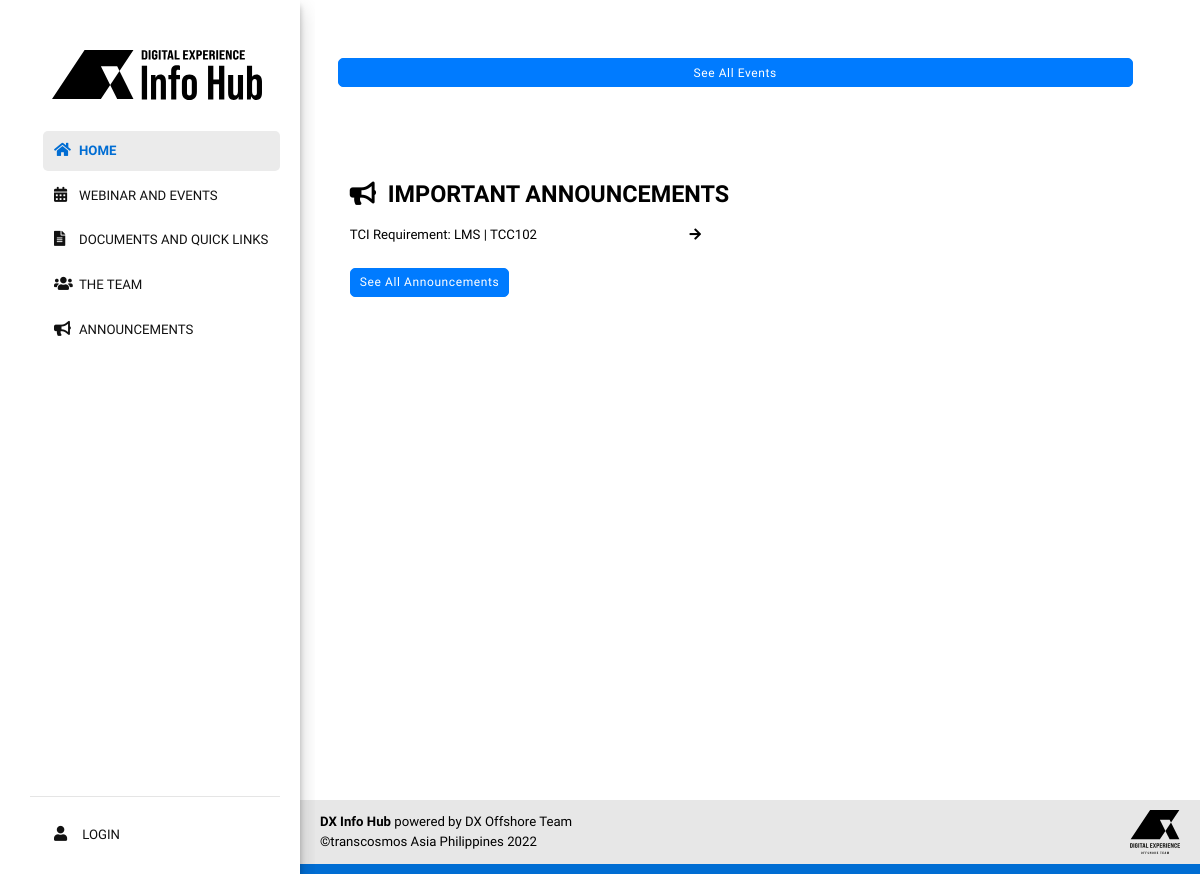
Before: / with the older database file.
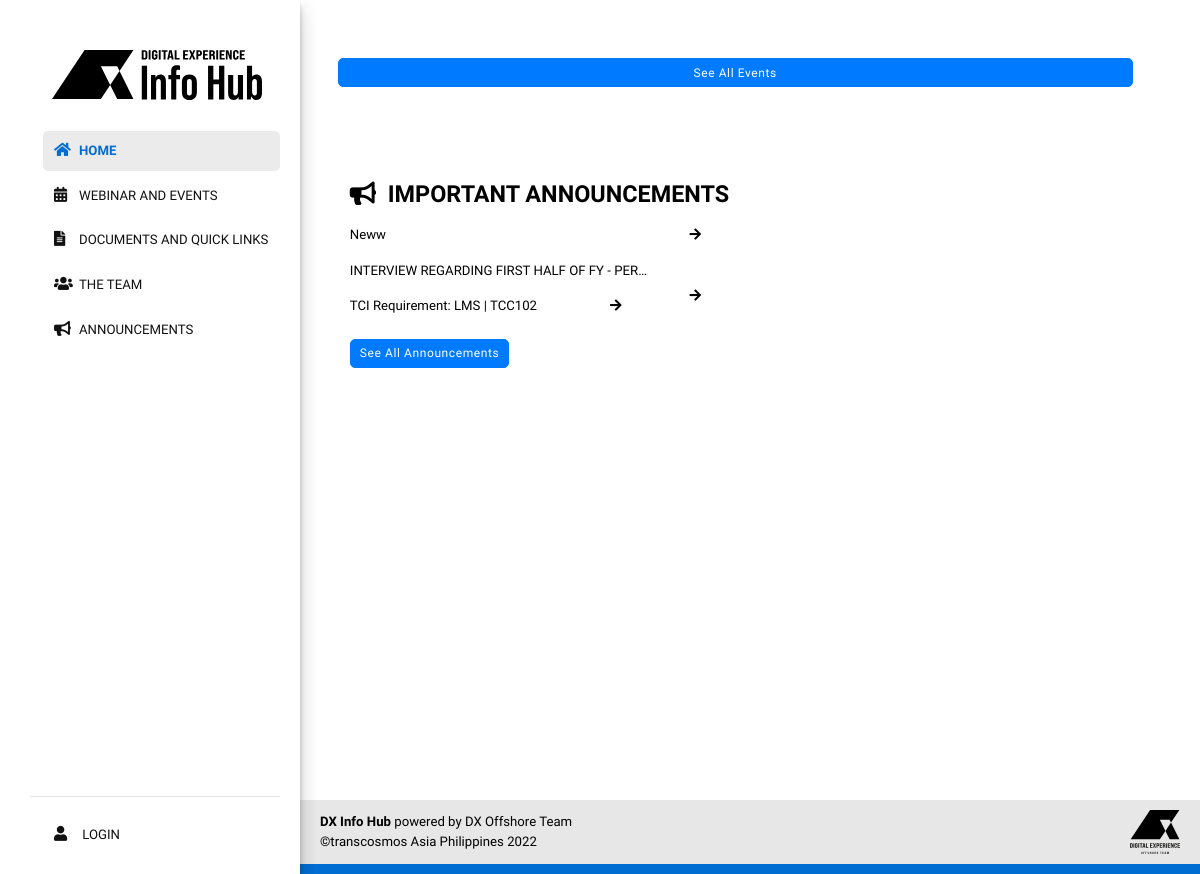
After: the same page with the newer database file.
### tables this page shows
CREATE TABLE `announcements` (
  `id` int(255) UNSIGNED NOT NULL,
  `user_id` int(255) NOT NULL,
  `announcements_title` varchar(255) NOT NULL DEFAULT '',
  `announcements_details` text NOT NULL,
  `announcements_img` varchar(255) NOT NULL,
  `announcements_count` int(1) NOT NULL DEFAULT 0,
  `date_edit` varchar(255) NOT NULL,
  `date_created` varchar(255) DEFAULT NULL,
  `announcements_status` int(255) NOT NULL DEFAULT 0,
  `temp_del` int(11) NOT NULL DEFAULT 0,
  `timestamp` timestamp NOT NULL DEFAULT current_timestamp() ON UPDATE current_timestamp()
);

### index.php (the view, shortened to what this page needs)
<?php
require($_SERVER['DOCUMENT_ROOT'].'/includes/config.php');
?>
<!DOCTYPE html>
<html lang="en">
    <head>
        <?php require($_SERVER['DOCUMENT_ROOT'].'/includes/common/links.php');  ?>
    </head>
  <body id="home">
    <div class="container" style="min-height:100vh;">
        <div class="col-3 col-s-3 menu">
            <?php require($_SERVER['DOCUMENT_ROOT'].'/includes/common/parent-sidebar.php');  ?>
        </div>
        <section class="main-area col-s-9 d-column mb-5 pl-5" >
            <div class="clearfix mb-2">
            </div>
            <a href="/o-webinar-and-events" class="btn btn-block btn-primary">See All Events</a>
        </section>
        <section class="main-area col-s-9 d-column mb-5 pl-5" >
            <div class="announcement mb-5">
                <h2 class="mb-3">
                    <span><i class="fa fa-bullhorn"></i>&nbsp; IMPORTANT ANNOUNCEMENTS</span>
                </h2>
                <div class="announcement-row">
                    <ul class="w-50">
                    <?php
                    $sql = $pdo->prepare("SELECT * FROM announcements WHERE announcements_status = 0 ORDER BY id DESC LIMIT 4");
                    $sql->execute();
                    $row = $sql->fetchAll(PDO::FETCH_ASSOC);
                    foreach($row as $key => $data) {
                        if($data['announcements_status'] != 2) {
                            if($data['id'] != 0) {
                                echo '<li class="moving-left">';
                                    echo '<a href="/o-announcements" style="padding: 0 10px 0 0">';
                                        echo  '<span  class="d-inline-block text-truncate" style="max-width: 300px;">' . $data['announcements_title'] .'</span>';
                                        echo '<i class="fa fa-arrow-right" id="fa" aria-hidden="true"></i>';
                                    echo '</a>';
                                echo '</li>';
                            }
                        }
                    }
                    ?>
                    </ul>
                </div>
                <a href="/o-announcements" class="btn btn-primary">See All Announcements</a>
            </div>
        </section>
    </div>
    <?php require($_SERVER['DOCUMENT_ROOT'].'/includes/common/parent-footer.php');  ?>
    </body>
</html>

Changed rows visible on the page:
added announcements: announcements_title "Neww"
added announcements: announcements_title "INTERVIEW REGARDING FIRST HALF OF FY - PER…"
